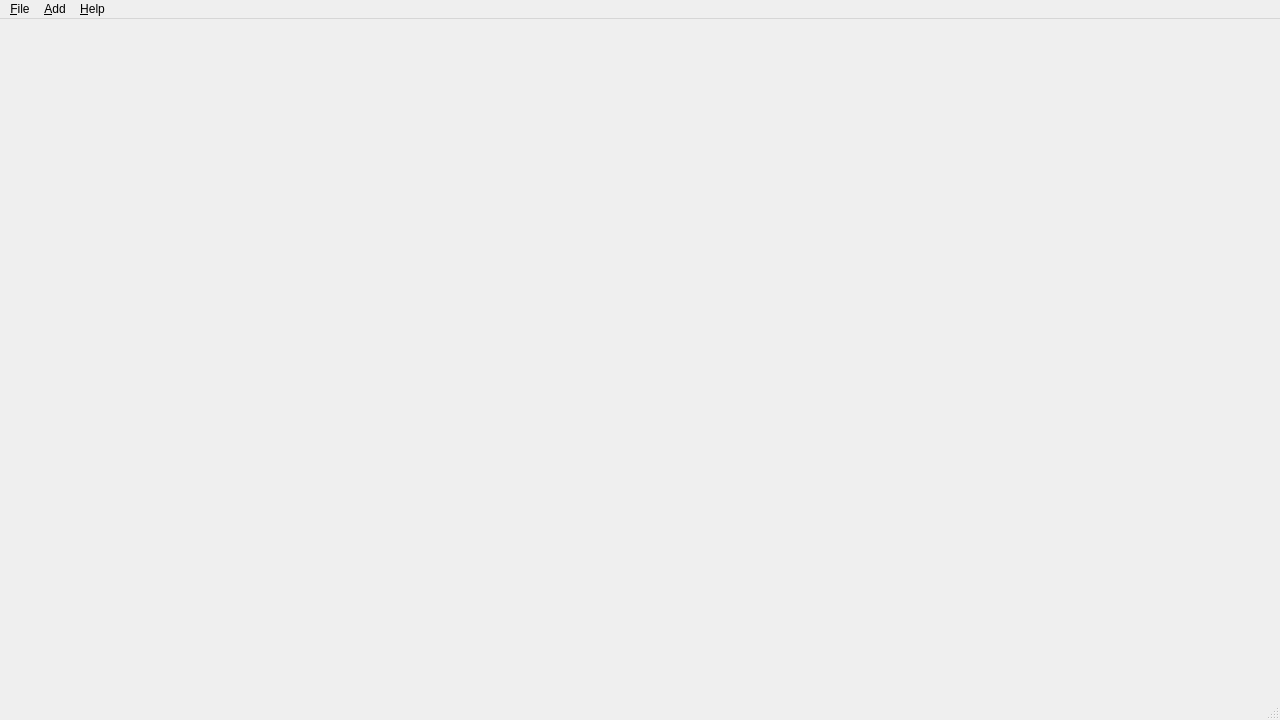
<?xml version="1.0" encoding="UTF-8"?>
<ui version="4.0">
 <class>MainWindow</class>
 <widget class="QMainWindow" name="MainWindow">
  <property name="geometry">
   <rect>
    <x>0</x>
    <y>0</y>
    <width>1280</width>
    <height>720</height>
   </rect>
  </property>
  <widget class="QWidget" name="centralwidget"/>
  <widget class="QMenuBar" name="menubar">
   <property name="geometry">
    <rect>
     <x>0</x>
     <y>0</y>
     <width>1280</width>
     <height>26</height>
    </rect>
   </property>
   <widget class="QMenu" name="menuFile">
    <property name="title">
     <string>&amp;File</string>
    </property>
    <addaction name="actionNew"/>
    <addaction name="actionOpen"/>
    <addaction name="actionReload"/>
    <addaction name="actionSave"/>
    <addaction name="actionExit"/>
   </widget>
   <widget class="QMenu" name="menuHelp">
    <property name="title">
     <string>&amp;Help</string>
    </property>
    <addaction name="actionAbout"/>
    <addaction name="actionAboutQt"/>
   </widget>
   <widget class="QMenu" name="menuAdd">
    <property name="title">
     <string>&amp;Add</string>
    </property>
    <addaction name="actionPoint"/>
    <addaction name="actionInstance"/>
   </widget>
   <addaction name="menuFile"/>
   <addaction name="menuAdd"/>
   <addaction name="menuHelp"/>
  </widget>
  <widget class="QStatusBar" name="statusbar"/>
  <action name="actionNew">
   <property name="text">
    <string>&amp;New</string>
   </property>
   <property name="shortcut">
    <string>Ctrl+N</string>
   </property>
  </action>
  <action name="actionOpen">
   <property name="text">
    <string>&amp;Open</string>
   </property>
   <property name="shortcut">
    <string>Ctrl+O</string>
   </property>
  </action>
  <action name="actionSave">
   <property name="text">
    <string>&amp;Save</string>
   </property>
   <property name="shortcut">
    <string>Ctrl+S</string>
   </property>
  </action>
  <action name="actionExit">
   <property name="text">
    <string>E&amp;xit</string>
   </property>
   <property name="shortcut">
    <string>Ctrl+Q</string>
   </property>
  </action>
  <action name="actionAbout">
   <property name="text">
    <string>About</string>
   </property>
  </action>
  <action name="actionPoint">
   <property name="text">
    <string>&amp;Point</string>
   </property>
  </action>
  <action name="actionInstance">
   <property name="text">
    <string>&amp;Instance</string>
   </property>
  </action>
  <action name="actionReload">
   <property name="text">
    <string>&amp;Reload</string>
   </property>
  </action>
  <action name="actionAboutQt">
   <property name="text">
    <string>About Qt</string>
   </property>
  </action>
 </widget>
 <resources/>
 <connections/>
</ui>
